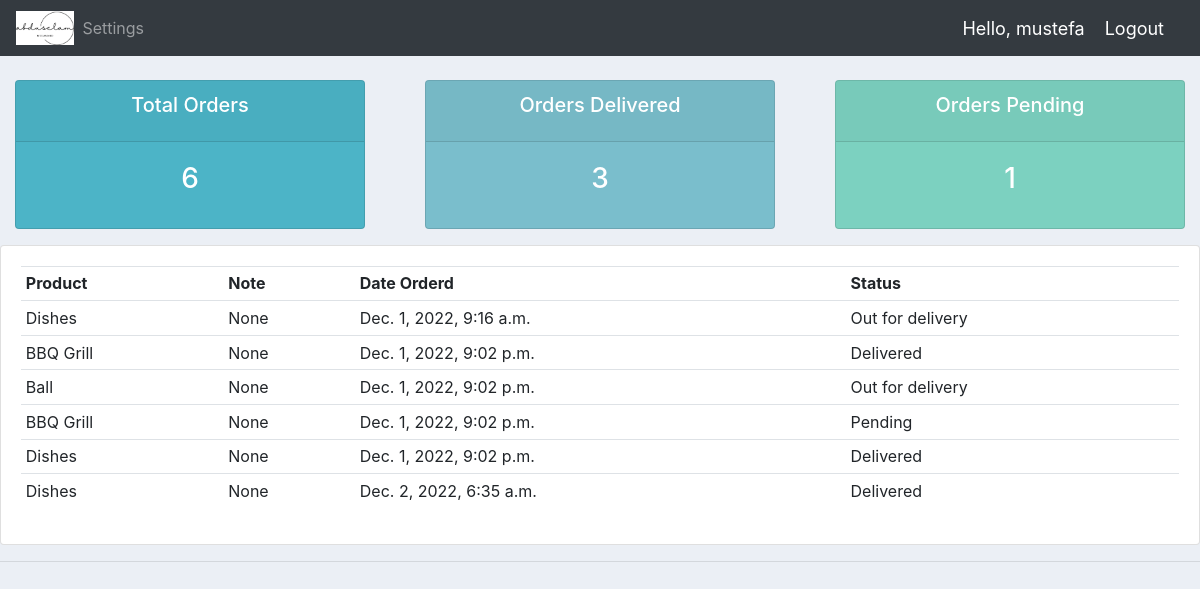
The page /user/ (signed in) on the database its author committed.
### accounts/models.py (models this page shows, shortened)
class Order(models.Model):
    STATUS = (
			('Pending', 'Pending'),
			('Out for delivery', 'Out for delivery'),
			('Delivered', 'Delivered'),
			)
    customer = models.ForeignKey(Customer, null=True, on_delete= models.SET_NULL)
    product = models.ForeignKey(Product, null=True, on_delete= models.SET_NULL)
    date_created = models.DateTimeField(auto_now_add=True ,null=True)
    status = models.CharField(max_length=200, null=True, choices=STATUS)
    note = models.CharField(max_length=1000,null=True)

class Product(models.Model):
    CATEGORY = (
		('Indoor', 'Indoor'),
		('Out Door', 'Out Door'),
		)
    name = models.CharField(max_length=200, null=True)
    price = models.FloatField(null=True)
    category = models.CharField(max_length=200, null=True, choices=CATEGORY)
    description = models.CharField(max_length=200, blank=True)
    date_created = models.DateTimeField(auto_now_add=True)
    tags = models.ManyToManyField(Tag)
    def __str__(self):
        return self.name

### accounts/decoraters.py (the view)
        def wrapper_func(request,*args,**kwargs):
            group =None
            if request.user.groups.exists():
                group= request.user.groups.all()[0].name
            if group in allowed_roles:
                return view_func(request,*args,**kwargs)
            else:
                return HttpResponse('you are not authorized to view this page')

### accounts/decoraters.py (called while the page is built)
def allowed_users(allowed_roles=[]):
    def decorator(view_func):
        def wrapper_func(request,*args,**kwargs):
            group =None
            if request.user.groups.exists():
                group= request.user.groups.all()[0].name
            if group in allowed_roles:
                return view_func(request,*args,**kwargs)
            else:
                return HttpResponse('you are not authorized to view this page')
        return wrapper_func
    return decorator

### accounts/views.py (called while the page is built)
@login_required(login_url='login')
@allowed_users(allowed_roles=['customer'])
def userPage(request):
	orders = request.user.customer.order_set.all()
	total_orders = orders.count()
	delivered = orders.filter(status='Delivered').count()
	pending = orders.filter(status='Pending').count()
	context = {'orders':orders, 'total_orders':total_orders,
	'delivered':delivered,'pending':pending}
	return render(request, 'accounts/user.html', context)

### accounts/templates/accounts/user.html
{%  extends 'accounts/main.html' %}
{% block content %}
{%  include 'accounts/status.html' %}
<div class="row">
	<div class="col-md">
		<div class="card card-body">
			<table class="table table-sm">
				<tr>
					<th>Product</th>
					<th>Note</th>
					<th>Date Orderd</th>
					<th>Status</th>
				</tr>
				{% for order in orders %}
				<tr>
					<td>{{order.product}}</td>
					<td>{{order.note}}</td>
					<td>{{order.date_created}}</td>
					<td>{{order.status}}</td>
				</tr>
				{% endfor %}
			</table>
		</div>
	</div>
</div>
{% endblock content %}

### accounts/templates/accounts/navbar.html (shortened to what this page needs)
{% load static %}
<nav class="navbar navbar-expand-lg navbar-dark bg-dark">
   <img src="{% static 'images/logo1.png' %}" alt="">
    <div class="collapse navbar-collapse" id="navbarNav">
      <ul class="navbar-nav">
        {% if request.user.is_staff %}
        <li class="nav-item active">
          <a class="nav-link" href="{% url 'home' %}">Dashboard</a>
        </li>
        <li class="nav-item">
          <a class="nav-link" href="{% url 'products' %}">products</a>
        </li>
        {% else %}
       <li class="nav-item">
        <a class="nav-link" href="{% url 'account' %}">Settings</a>
      </li>
        {% endif %}
      </ul>
    </div>
  <span class="hello-msg">Hello, {{request.user}}</span>
  <span ><a  class="hello-msg" href="{% url 'logout' %}">Logout</a></span>
  </nav>

### accounts/templates/accounts/main.html (style rules this page uses)
body { background-color: #ebeff5; }

### accounts/templates/accounts/navbar.html (style rules this page uses)
img { width: 5%; }
.hello-msg { font-size: 18px; color: #fff; margin-right: 20px; }

### rows shown on the page
Order: product "Dishes", note "None", date_created "Dec. 1, 2022, 9:16 a.m.", status "Out for delivery"
Order: product "BBQ Grill", note "None", date_created "Dec. 1, 2022, 9:02 p.m.", status "Delivered"
Order: product "Ball", note "None", date_created "Dec. 1, 2022, 9:02 p.m.", status "Out for delivery"
Order: product "BBQ Grill", note "None", date_created "Dec. 1, 2022, 9:02 p.m.", status "Pending"
Order: product "Dishes", note "None", date_created "Dec. 1, 2022, 9:02 p.m.", status "Delivered"
Order: product "Dishes", note "None", date_created "Dec. 2, 2022, 6:35 a.m.", status "Delivered"

### other values the page prints
{{ request.user }} "mustefa"
{{ total_orders }} "6"
{{ delivered }} "3"
{{ pending }} "1"
